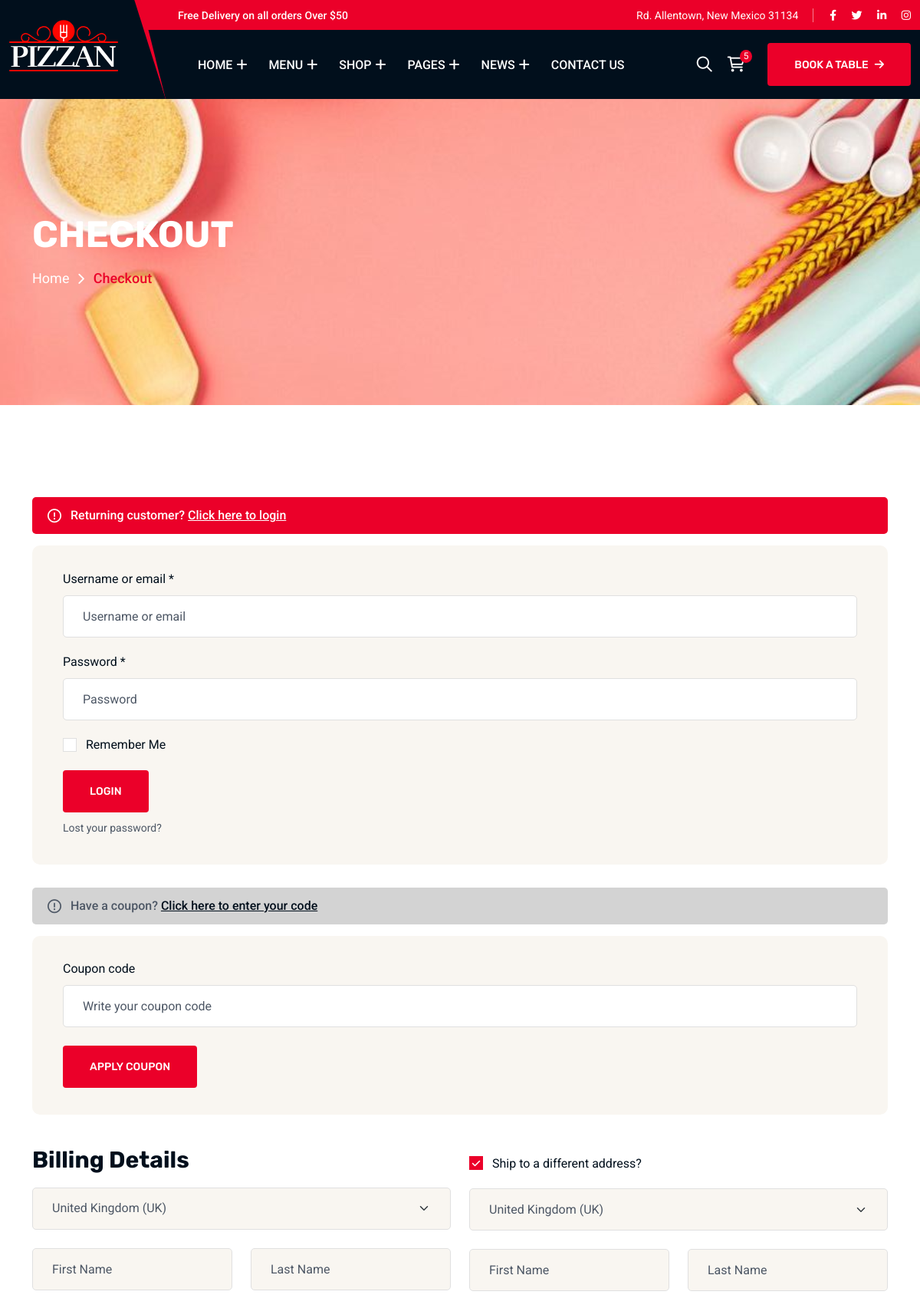
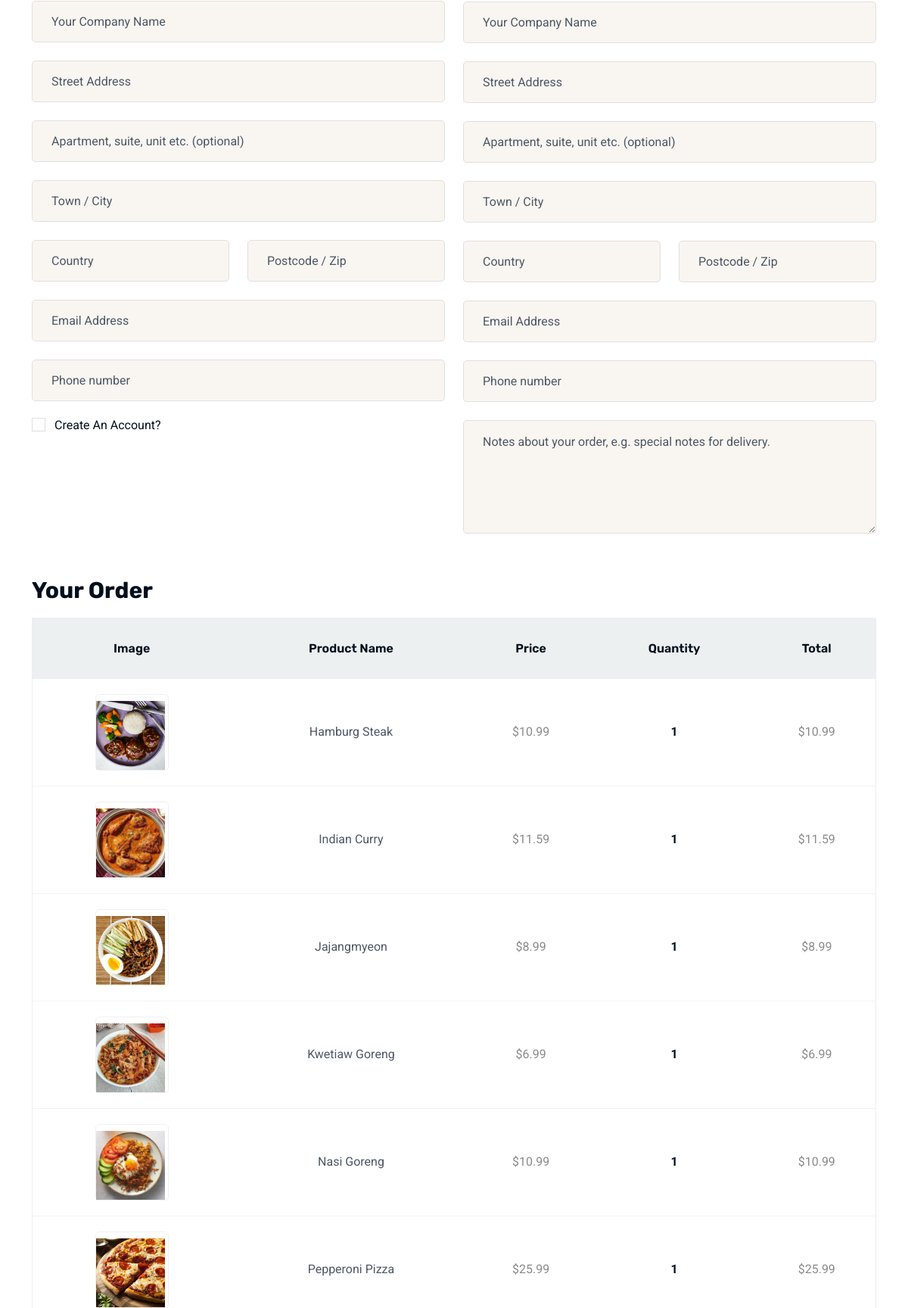
The app's page /home/checkout/ (upper part) with its own data (2 pictures, top to bottom).
### Pizzan/models.py (models this page shows, shortened)
class Product(models.Model):
    food_name = models.CharField(max_length=200)
    food_stock = models.CharField(max_length=100)
    food_price = models.DecimalField(max_digits=10, decimal_places=2)
    food_disc = models.CharField(max_length=100)
    food_image = models.ImageField(upload_to='media/')
    food_desc = models.TextField(max_length=200)
    food_reviews = models.CharField(max_length=100)
    food_sku = models.CharField(max_length=100)
    food_category = models.ForeignKey(Category, on_delete=models.CASCADE)
    food_tag = models.CharField(max_length=200)
    product_desc = models.TextField(max_length=200)

### Pizzan/views.py (the view)
# urls.py: path("checkout/", views.checkout, name="checkout"),
def checkout(request):
    product = Product.objects.all()
    context = {'product':product}
    return render(request, 'checkout.html', context)

### Pizzan/templates/checkout.html (shortened to what this page needs)
{% load static %}
<!doctype html>
<html class="no-js" lang="zxx">
<head>
    <link rel="stylesheet" href="{% static 'assets/css/bootstrap.min.css' %}">
    <link rel="stylesheet" href="{% static 'assets/css/fontawesome.min.css' %}">
    <link rel="stylesheet" href="{% static 'assets/css/magnific-popup.min.css' %}">
    <link rel="stylesheet" href="{% static 'assets/css/layerslider.min.css' %}">
    <link rel="stylesheet" href="{% static 'assets/css/jquery.datetimepicker.min.css' %}">
    <link rel="stylesheet" href="{% static 'assets/css/slick.min.css' %}">
    <link rel="stylesheet" href="{% static 'assets/css/style.css' %}">
</head>
<body>
    <header class="th-header header-layout5">
        <div class="header-top">
            <div class="container">
                <div class="row justify-content-center justify-content-lg-between align-items-center">
                    <div class="col-auto d-none d-lg-block">
                        <p class="header-notice">Free Delivery on all orders Over $50</p>
                    </div>
                    <div class="col-auto">
                        <div class="header-links">
                            <ul>
                                <li><i class="fal fa-location-dot"></i>Rd. Allentown, New Mexico 31134</li>
                                <li>
                                    <div class="header-social">
                                        <a href="https://www.facebook.com/"><i class="fab fa-facebook-f"></i></a>
                                        <a href="https://www.twitter.com/"><i class="fab fa-twitter"></i></a>
                                        <a href="https://www.linkedin.com/"><i class="fab fa-linkedin-in"></i></a>
                                        <a href="https://www.instagram.com/"><i class="fab fa-instagram"></i></a>
                                    </div>
                                </li>
                            </ul>
                        </div>
                    </div>
                </div>
            </div>
        </div>
        <div class="sticky-wrapper">
            <div class="menu-area">
                <div class="container">
                    <div class="row align-items-center justify-content-between">
                        <div class="col-auto">
                            <div class="header-logo">
                                <a href="/home/">
                                    <img src="{% static 'assets/img/logo-white.svg' %}" alt="Pizzan">
                                </a>
                            </div>
                        </div>
                        <div class="col-auto me-xl-auto">
                            <nav class="main-menu d-none d-lg-inline-block">
                                <ul>
                                    <li class="menu-item-has-children">
                                        <a href="/home/">Home</a>
                                    </li>
                                    <li class="menu-item-has-children">
                                        <a href="#">Menu</a>
                                    </li>
                                    <li class="menu-item-has-children">
                                        <a href="/home/shop/">Shop</a>
                                    </li>
                                    <li class="menu-item-has-children mega-menu-wrap">
                                        <a href="#">Pages</a>
                                    </li>
                                    <li class="menu-item-has-children">
                                        <a href="#">News</a>
                                    </li>
                                    <li>
                                        <a href="/home/">Contact Us</a>
                                    </li>
                                </ul>
                            </nav>
                        </div>
                        <div class="col-auto">
                            <div class="header-button">
                                <button type="button" class="simple-icon searchBoxToggler"><i class="far fa-search"></i></button>
                                <button type="button" class="simple-icon sideMenuToggler">
                                    <i class="far fa-cart-shopping"></i>
                                    <span class="badge">5</span>
                                </button>
                                <a href="contact.html" class="th-btn style3 rounded-2">Book a Table<i class="fa-solid fa-arrow-right ms-2"></i></a>
                            </div>
                        </div>
                    </div>
                </div>
            </div>
        </div>
    </header>
    <div class="breadcumb-wrapper " data-bg-src="{% static 'assets\img\bg\hero-bg-2.jpg' %}">
        <div class="container z-index-common">
            <div class="breadcumb-content">
                <h1 class="breadcumb-title">Checkout</h1>
                <ul class="breadcumb-menu">
                    <li><a href="/home/">Home</a></li>
                    <li>Checkout</li>
                </ul>
            </div>
        </div>
    </div>
    <div class="th-checkout-wrapper space-top space-extra-bottom">
        <div class="container">
            <div class="woocommerce-form-login-toggle">
                <div class="woocommerce-info">Returning customer? <a href="#" class="showlogin">Click here to login</a>
                </div>
            </div>
            <div class="row">
                <div class="col-12">
                    <form action="#" class="woocommerce-form-login mb-30">
                        <div class="form-group">
                            <label>Username or email *</label>
                            <input type="text" class="form-control" placeholder="Username or email">
                        </div>
                        <div class="form-group">
                            <label>Password *</label>
                            <input type="text" class="form-control" placeholder="Password">
                        </div>
                        <div class="form-group">
                            <div class="custom-checkbox">
                                <label for="remembermylogin">Remember Me</label>
                            </div>
                        </div>
                        <div class="form-group">
                            <button type="submit" class="th-btn rounded-2">Login</button>
                            <p class="fs-xs mt-2 mb-0"><a class="text-reset" href="#">Lost your password?</a></p>
                        </div>
                    </form>
                </div>
            </div>
            <div class="woocommerce-form-coupon-toggle">
                <div class="woocommerce-info">Have a coupon? <a href="#" class="showcoupon">Click here to enter your code</a> </div>
            </div>
            <div class="row">
                <div class="col-12">
                    <form action="#" class="woocommerce-form-coupon">
                        <div class="form-group">
                            <label>Coupon code</label>
                            <input type="text" class="form-control" placeholder="Write your coupon code">
                        </div>
                        <div class="form-group">
                            <button type="submit" class="th-btn rounded-2">Apply coupon</button>
                        </div>
                    </form>
                </div>
            </div>
            <form action="#" class="woocommerce-checkout mt-40">
                <div class="row ">
                    <div class="col-lg-6">
                        <h2 class="h4">Billing Details</h2>
                        <div class="row">
                            <div class="col-12 form-group">
                                <select class="form-select">
                                    <option>United Kingdom (UK)</option>
                                </select>
                            </div>
                            <div class="col-md-6 form-group">
                                <input type="text" class="form-control" placeholder="First Name">
                            </div>
                            <div class="col-md-6 form-group">
                                <input type="text" class="form-control" placeholder="Last Name">
                            </div>
                            <div class="col-12 form-group">
                                <input type="text" class="form-control" placeholder="Your Company Name">
                            </div>
                            <div class="col-12 form-group">
                                <input type="text" class="form-control" placeholder="Street Address">
                                <input type="text" class="form-control" placeholder="Apartment, suite, unit etc. (optional)">
                            </div>
                            <div class="col-12 form-group">
                                <input type="text" class="form-control" placeholder="Town / City">
                            </div>
                            <div class="col-md-6 form-group">
                                <input type="text" class="form-control" placeholder="Country">
                            </div>
                            <div class="col-md-6 form-group">
                                <input type="text" class="form-control" placeholder="Postcode / Zip">
                            </div>
                            <div class="col-12 form-group">
                                <input type="text" class="form-control" placeholder="Email Address">
                                <input type="text" class="form-control" placeholder="Phone number">
                            </div>
                            <div class="col-12 form-group">
                                <label for="accountNewCreate">Create An Account?</label>
                            </div>
                        </div>
                    </div>
                    <div class="col-lg-6">
                        <p id="ship-to-different-address">
                            <label for="ship-to-different-address-checkbox">
                                Ship to a different address?
                            </label>
                        </p>
                        <div class="shipping_address">
                            <div class="row">
                                <div class="col-12 form-group">
                                    <select class="form-select">
                                        <option>United Kingdom (UK)</option>
                                    </select>
                                </div>
                                <div class="col-md-6 form-group">
                                    <input type="text" class="form-control" placeholder="First Name">
                                </div>
                                <div class="col-md-6 form-group">
                                    <input type="text" class="form-control" placeholder="Last Name">
                                </div>
                                <div class="col-12 form-group">
                                    <input type="text" class="form-control" placeholder="Your Company Name">
                                </div>
                                <div class="col-12 form-group">
                                    <input type="text" class="form-control" placeholder="Street Address">
                                    <input type="text" class="form-control" placeholder="Apartment, suite, unit etc. (optional)">
                                </div>
                                <div class="col-12 form-group">
                                    <input type="text" class="form-control" placeholder="Town / City">
                                </div>
                                <div class="col-md-6 form-group">
                                    <input type="text" class="form-control" placeholder="Country">
                                </div>
                                <div class="col-md-6 form-group">
                                    <input type="text" class="form-control" placeholder="Postcode / Zip">
                                </div>
                                <div class="col-12 form-group">
                                    <input type="text" class="form-control" placeholder="Email Address">
                                    <input type="text" class="form-control" placeholder="Phone number">
                                </div>
                            </div>
                        </div>
                        <div class="col-12 form-group">
                            <textarea cols="20" rows="5" class="form-control" placeholder="Notes about your order, e.g. special notes for delivery."></textarea>
                        </div>
                    </div>
                </div>
            </form>
            <h4 class="mt-4 pt-lg-2">Your Order</h4>
            <form action="#" class="woocommerce-cart-form">
                <table class="cart_table mb-20">
                    <thead>
                        <tr>
                            <th class="cart-col-image">Image</th>
                            <th class="cart-col-productname">Product Name</th>
                            <th class="cart-col-price">Price</th>
                            <th class="cart-col-quantity">Quantity</th>
                            <th class="cart-col-total">Total</th>
                        </tr>
                    </thead>
                    <tbody>
                        {% for i in product %}
                        <tr class="cart_item">
                            <td data-title="Product">
                                <a class="cart-productimage" href="shop-details.html"><img width="91" height="91" src="{{ i.food_image.url }}" alt="Image"></a>
                            </td>
                            <td data-title="Name">
                                <a class="cart-productname" href="shop-details.html">{{ i.food_name }}</a>
                            </td>
                            <td data-title="Price">
                                <span class="amount"><bdi><span>$</span>{{ i.food_price }}</bdi></span>
                            </td>
                            <td data-title="Quantity">
                                <strong class="product-quantity">1</strong>
                            </td>
                            <td data-title="Total">
                                <span class="amount"><bdi><span>$</span>{{ i.food_price }}</bdi></span>
                            </td>
                        </tr>
                        {% endfor %}
                    </tbody>
                </table>
            </form>
        </div>
    </div>
</body>
</html>

### records on screen
Product: food_image (picture), food_name "Hamburg Steak", food_price "10.99"
Product: food_image (picture), food_name "Indian Curry", food_price "11.59"
Product: food_image (picture), food_name "Jajangmyeon", food_price "8.99"
Product: food_image (picture), food_name "Kwetiaw Goreng", food_price "6.99"
Product: food_image (picture), food_name "Nasi Goreng", food_price "10.99"
Product: food_image (picture), food_name "Pepperoni Pizza", food_price "25.99"
